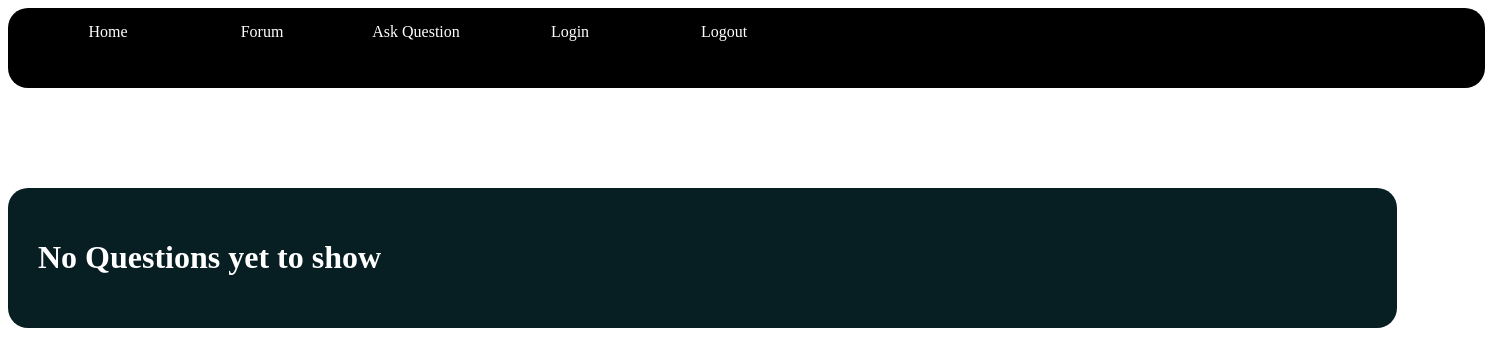
Before: /forum/ with the older database file.
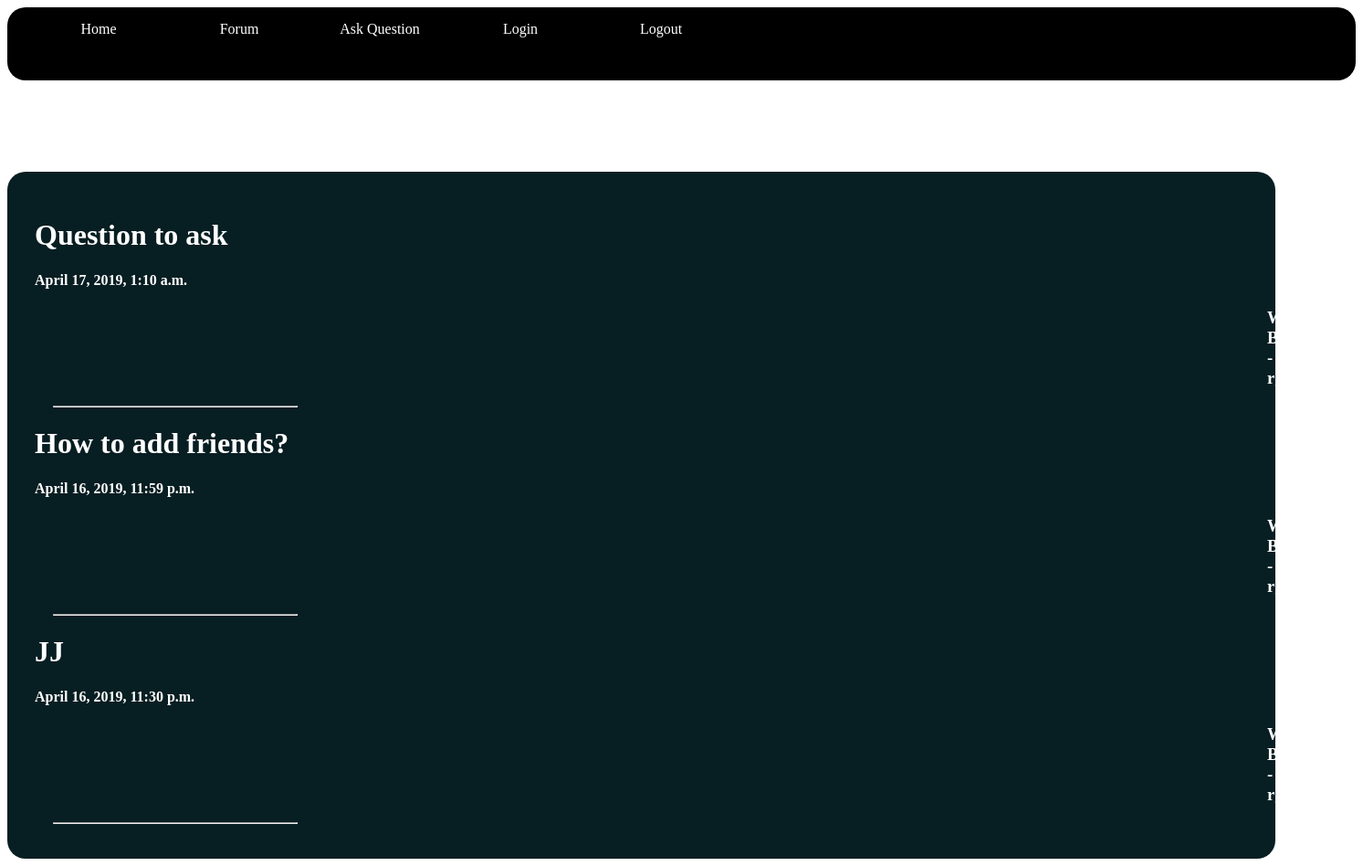
After: the same page with the newer database file.
### main/models.py (models this page shows, shortened)
class question(models.Model):
	author_q = models.ForeignKey(User, on_delete=models.CASCADE)
	title_q = models.CharField(max_length=100,unique = True)
	notice_q = models.TextField(max_length=1000,default='',unique = True)
	date_q = models.DateTimeField(default = timezone.now)
	url_q = models.URLField(max_length=100,blank = True)

### main/views.py (the view)
# urls.py: path('', views.index_forum.as_view(),name="forum-home"),
class index_forum(ListView):
	model = question
	template_name = 'main/index.html'
	context_object_name = 'datas'
	ordering = ['-date_q']

### main/templates/main/index.html (shortened to what this page needs)
<!DOCTYPE html>
<html>
<head>
</head>
<body>
<div class="nav-container">
		<a id="link" href="{% url 'home' %}">Home</a>
		<a id="link" href="{% url 'forum-home' %}">Forum</a>
		<a id="link" href="{% url 'write' %}">Ask Question</a>
		<a id="link" href="{% url 'login' %}">Login</a>
		<a id="link" href="{% url 'logout' %}">Logout</a>
</div>
<div class="content">
	{% if datas %}
		{% for data in datas %}
			<h1><a href='{% url "forum_detail" data.id %}'>	{{ data.title_q }}</h1></a>
				<h4>{{ data.date_q}}</h4>
				<h3>Written By -{{ data.author_q }}</h3>
			<hr>
		{% endfor %}
	{% else %}
		<h1>No Questions yet to show</h1>
	{% endif %}
</div>
</body>
</html>

Changed rows visible on the page:
added question: title_q "Question to ask", date_q "April 17, 2019, 1:10 a.m.", author_q "rgrichesh45"
added question: title_q "How to add friends?", date_q "April 16, 2019, 11:59 p.m.", author_q "rgrichesh45"
added question: title_q "JJ", date_q "April 16, 2019, 11:30 p.m.", author_q "rgrichesh45"
Other visible differences:
text no longer shown: "No Questions yet to show"
